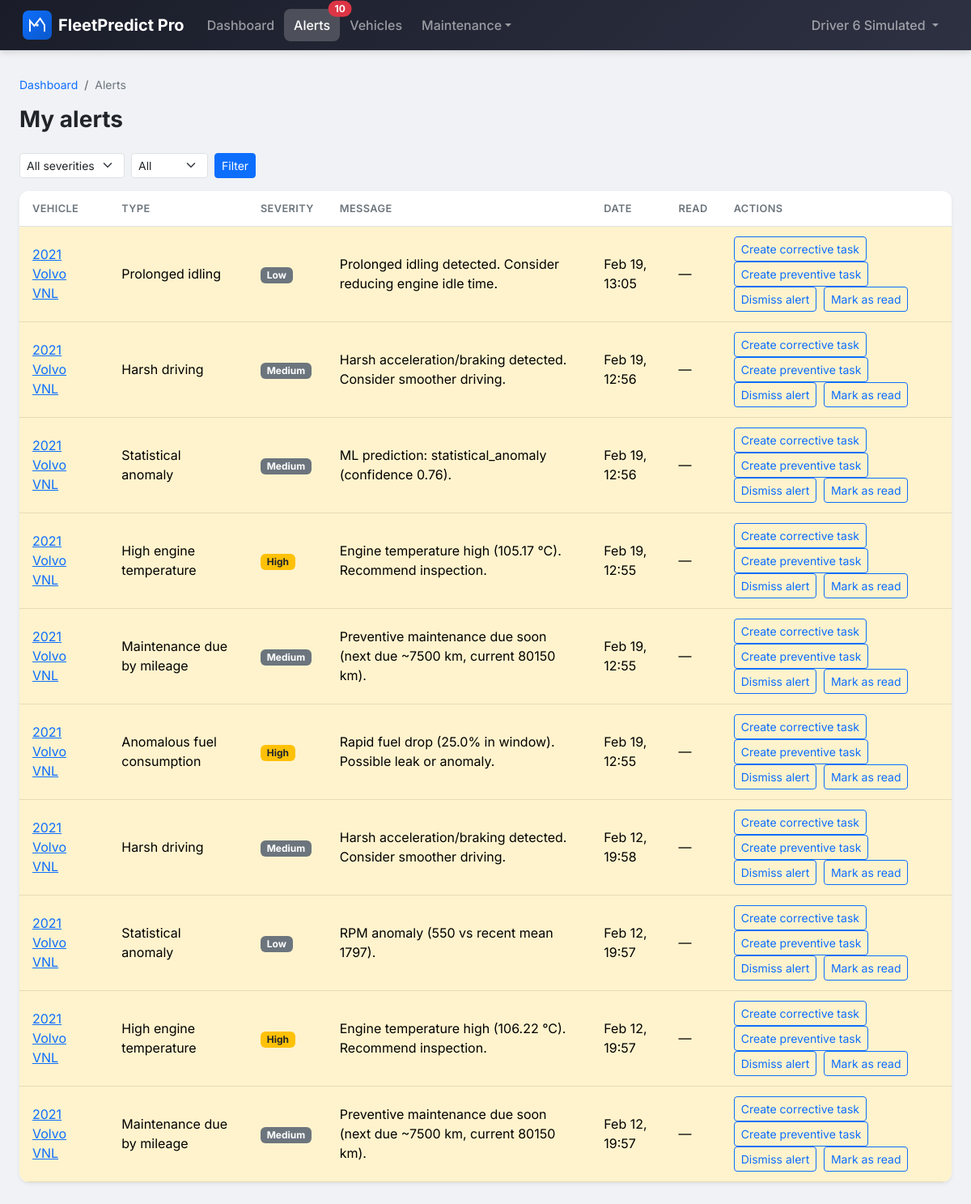
The page /alerts/ (signed in) on the database its author committed.
### apps/users/models.py (models this page shows, shortened)
class User(AbstractBaseUser, PermissionsMixin):
    class Role(models.TextChoices):
        ADMINISTRATOR = 'administrator', 'Administrator'
        FLEET_MANAGER = 'fleet_manager', 'Fleet Manager'
        MECHANIC = 'mechanic', 'Mechanic'
        DRIVER = 'driver', 'Driver'
    email = models.EmailField(unique=True)
    first_name = models.CharField(max_length=150)
    last_name = models.CharField(max_length=150)
    role = models.CharField(
        max_length=20,
        choices=Role.choices,
        default=Role.DRIVER
    )
    is_active = models.BooleanField(default=True)
    is_staff = models.BooleanField(default=False)
    date_joined = models.DateTimeField(default=timezone.now)
    last_login = models.DateTimeField(null=True, blank=True)
    objects = UserManager()
    USERNAME_FIELD = 'email'
    REQUIRED_FIELDS = ['first_name', 'last_name']
    class Meta:
        verbose_name = 'User'
        verbose_name_plural = 'Users'
        ordering = ['-date_joined']
    def get_full_name(self):
        return f'{self.first_name} {self.last_name}'.strip()
    @property
    def is_driver(self):
        return self.role == self.Role.DRIVER
    def can_manage_vehicles(self):
        return self.role in [self.Role.ADMINISTRATOR, self.Role.FLEET_MANAGER]
    def can_manage_maintenance(self):
        return self.role in [
            self.Role.ADMINISTRATOR,
            self.Role.FLEET_MANAGER,
            self.Role.MECHANIC
        ]
    def can_view_reports(self):
        return self.role in [self.Role.ADMINISTRATOR, self.Role.FLEET_MANAGER]
    def can_manage_platform(self):
        return self.role == self.Role.ADMINISTRATOR

### apps/vehicles/models.py (models this page shows, shortened)
class VehicleAlert(models.Model):
    class AlertType(models.TextChoices):
        HIGH_ENGINE_TEMP = 'high_engine_temp', 'High engine temperature'
        ANOMALOUS_FUEL = 'anomalous_fuel', 'Anomalous fuel consumption'
        HARSH_DRIVING = 'harsh_driving', 'Harsh driving'
        PROLONGED_IDLE = 'prolonged_idle', 'Prolonged idling'
        MAINTENANCE_MILEAGE = 'maintenance_mileage', 'Maintenance due by mileage'
        MAINTENANCE_TIME = 'maintenance_time', 'Maintenance due by time'
        STATISTICAL_ANOMALY = 'statistical_anomaly', 'Statistical anomaly'
    class Severity(models.TextChoices):
        LOW = 'low', 'Low'
        MEDIUM = 'medium', 'Medium'
        HIGH = 'high', 'High'
        CRITICAL = 'critical', 'Critical'
    vehicle = models.ForeignKey(
        Vehicle,
        on_delete=models.CASCADE,
        related_name='alerts'
    )
    alert_type = models.CharField(max_length=32, choices=AlertType.choices)
    severity = models.CharField(max_length=16, choices=Severity.choices, default=Severity.MEDIUM)
    message = models.TextField()
    confidence = models.DecimalField(
        max_digits=4,
        decimal_places=2,
        null=True,
        blank=True,
        help_text='0-1 confidence score'
    )
    timeframe_text = models.CharField(
        max_length=128,
        blank=True,
        help_text='e.g. "Próximos 7 días", "En 500 km"',
    )
    created_at = models.DateTimeField(auto_now_add=True)
    read_at = models.DateTimeField(null=True, blank=True)
    suggestion_status = models.CharField(
        max_length=16,
        choices=[
            ('pending', 'Pending'),
            ('accepted', 'Accepted'),
            ('dismissed', 'Dismissed'),
        ],
        null=True,
        blank=True,
        db_index=True,
    )
    class Meta:
        verbose_name = 'Vehicle Alert'
        verbose_name_plural = 'Vehicle Alerts'
        ordering = ['-created_at']
        indexes = [
            models.Index(fields=['vehicle', 'created_at'], name='veh_alert_vehicle_ts_idx'),
        ]

class Vehicle(models.Model):
    class Status(models.TextChoices):
        ACTIVE = 'active', 'Active'
        INACTIVE = 'inactive', 'Inactive'
        UNDER_MAINTENANCE = 'under_maintenance', 'Under Maintenance'
        RETIRED = 'retired', 'Retired'
    license_plate = models.CharField(max_length=20, unique=True)
    vin = models.CharField(
        max_length=17,
        unique=True,
        help_text='Vehicle Identification Number'
    )
    make = models.CharField(max_length=100)
    model = models.CharField(max_length=100)
    year = models.PositiveIntegerField()
    color = models.CharField(max_length=50, blank=True)
    vehicle_type = models.ForeignKey(
        VehicleType,
        on_delete=models.PROTECT,
        related_name='vehicles',
        null=True,
        blank=True
    )
    status = models.CharField(
        max_length=20,
        choices=Status.choices,
        default=Status.ACTIVE
    )
    current_mileage = models.PositiveIntegerField(
        default=0,
        help_text='Current mileage in kilometers'
    )
    fuel_type = models.CharField(max_length=50, blank=True)
    fuel_capacity = models.DecimalField(
        max_digits=6,
        decimal_places=2,
        null=True,
        blank=True,
        help_text='Fuel capacity in liters'
    )
    assigned_driver = models.ForeignKey(
        settings.AUTH_USER_MODEL,
        on_delete=models.SET_NULL,
        null=True,
        blank=True,
        related_name='assigned_vehicles',
        limit_choices_to={'role': 'driver'}
    )
    notes = models.TextField(blank=True)
    created_at = models.DateTimeField(auto_now_add=True)
    updated_at = models.DateTimeField(auto_now=True)
    created_by = models.ForeignKey(
        settings.AUTH_USER_MODEL,
        on_delete=models.SET_NULL,
        null=True,
        related_name='created_vehicles'
    )
    is_deleted = models.BooleanField(default=False)
    deleted_at = models.DateTimeField(null=True, blank=True)
    last_telemetry_at = models.DateTimeField(null=True, blank=True)
    class Meta:
        verbose_name = 'Vehicle'
        verbose_name_plural = 'Vehicles'
        ordering = ['-created_at']
    @property
    def display_name(self):
        return f'{self.year} {self.make} {self.model}'

class Runbook(models.Model):
    class ActionType(models.TextChoices):
        MARK_ALERT_READ = 'mark_alert_read', 'Mark alert as read'
        CREATE_MAINTENANCE_TASK = 'create_maintenance_task', 'Create maintenance task'
        DISMISS_ALERT = 'dismiss_alert', 'Dismiss alert'
    name = models.CharField(max_length=200)
    alert_type = models.CharField(
        max_length=32,
        choices=VehicleAlert.AlertType.choices,
        null=True,
        blank=True,
        help_text='Optional: only for this alert type',
    )
    action_type = models.CharField(max_length=32, choices=ActionType.choices)
    params = models.JSONField(default=dict, blank=True)
    is_active = models.BooleanField(default=True)
    created_at = models.DateTimeField(auto_now_add=True)
    updated_at = models.DateTimeField(auto_now=True)
    class Meta:
        verbose_name = 'Runbook'
        verbose_name_plural = 'Runbooks'
        ordering = ['name']

### apps/dashboard/views.py (the view)
# urls.py: path('alerts/', AlertsView.as_view(), name='alerts'),
class AlertsView(LoginRequiredMixin, ListView):
    model = VehicleAlert
    template_name = 'dashboard/alerts.html'
    context_object_name = 'alerts'
    paginate_by = 25
    def get_queryset(self):
        user = self.request.user
        vehicle_ids = Vehicle.objects.filter(is_deleted=False)
        if user.is_driver:
            vehicle_ids = vehicle_ids.filter(assigned_driver=user)
        vehicle_ids = vehicle_ids.values_list('id', flat=True)
        qs = (
            VehicleAlert.objects.filter(vehicle_id__in=vehicle_ids)
            .select_related('vehicle')
            .order_by('-created_at')
        )
        severity = self.request.GET.get('severity')
        if severity and severity in dict(VehicleAlert.Severity.choices):
            qs = qs.filter(severity=severity)
        read_filter = self.request.GET.get('read')
        if read_filter == 'unread':
            qs = qs.filter(read_at__isnull=True)
        elif read_filter == 'read':
            qs = qs.exclude(read_at__isnull=True)
        return qs
    def get_context_data(self, **kwargs):
        context = super().get_context_data(**kwargs)
        context['runbooks_list'] = list(Runbook.objects.filter(is_active=True).order_by('name'))
        context['severity_choices'] = VehicleAlert.Severity.choices
        return context

### templates/dashboard/alerts.html (shortened to what this page needs)
{% extends "base.html" %}
{% block breadcrumb %}
<nav aria-label="breadcrumb" class="breadcrumb-fp">
  <ol class="breadcrumb mb-0">
    <li class="breadcrumb-item"><a href="{% url 'dashboard:index' %}">Dashboard</a></li>
    <li class="breadcrumb-item active" aria-current="page">Alerts</li>
  </ol>
</nav>
{% endblock %}
{% block content %}
<div class="d-flex flex-wrap justify-content-between align-items-center gap-2 mb-4">
  <h2 class="page-title mb-0">My alerts</h2>
</div>
<form method="get" class="row g-2 mb-3">
  <div class="col-auto">
    <select name="severity" class="form-select form-select-sm">
      <option value="">All severities</option>
    </select>
  </div>
  <div class="col-auto">
    <select name="read" class="form-select form-select-sm">
      <option value="">All</option>
    </select>
  </div>
  <div class="col-auto">
    <button type="submit" class="btn btn-sm btn-primary">Filter</button>
  </div>
</form>
<div class="card card-fp">
  <div class="card-body p-0">
    {% if alerts %}
    <div class="table-responsive">
      <table class="table table-fp table-hover mb-0">
        <thead>
          <tr>
            <th>Vehicle</th>
            <th>Type</th>
            <th>Severity</th>
            <th>Message</th>
            <th>Date</th>
            <th>Read</th>
            <th>Actions</th>
          </tr>
        </thead>
        <tbody>
          {% for alert in alerts %}
          <tr class="{% if not alert.read_at %}table-warning{% endif %}">
            <td><a href="{% url 'vehicles:vehicle_detail' alert.vehicle_id %}">{{ alert.vehicle.display_name }}</a></td>
            <td>{{ alert.get_alert_type_display }}</td>
            <td><span class="badge bg-{% if alert.severity == 'critical' %}danger{% elif alert.severity == 'high' %}warning text-dark{% else %}secondary{% endif %}">{{ alert.get_severity_display }}</span></td>
            <td>{{ alert.message|truncatewords:15 }}</td>
            <td>{{ alert.created_at|date:"M d, H:i" }}</td>
            <td>{% if alert.read_at %}{{ alert.read_at|date:"M d" }}{% else %}—{% endif %}</td>
            <td>
              {% for runbook in runbooks_list %}
                {% if not runbook.alert_type or runbook.alert_type == alert.alert_type %}
                <form method="post" action="{% url 'dashboard:execute_runbook' %}" class="d-inline">
                  <button type="submit" class="btn btn-sm btn-outline-primary me-1">{{ runbook.name }}</button>
                </form>
                {% endif %}
              {% endfor %}
            </td>
          </tr>
          {% endfor %}
        </tbody>
      </table>
    </div>
    {% else %}
    <div class="p-4 text-muted text-center">No alerts.</div>
    {% endif %}
  </div>
</div>
{% endblock %}

### templates/base.html (shortened to what this page needs)
{% load static %}
<!DOCTYPE html>
<html lang="en">
<head>
    <link href="https://cdn.jsdelivr.net/npm/bootstrap@5.3/dist/css/bootstrap.min.css" rel="stylesheet">
    <link rel="stylesheet" href="https://cdn.jsdelivr.net/npm/bootstrap-icons@1.11.3/font/bootstrap-icons.min.css">
    <link href="{% static 'css/styles.css' %}" rel="stylesheet">
</head>
<body>
    <nav class="navbar navbar-expand-lg navbar-dark navbar-fp">
        <div class="container-fluid">
            <a class="navbar-brand" href="{% url 'dashboard:index' %}">
                <img src="{% static 'img/logo.svg' %}" alt="" class="fp-logo"> <span>FleetPredict Pro</span>
            </a>
            <div class="collapse navbar-collapse" id="navbarNav">
                <ul class="navbar-nav me-auto">
                    {% if user.is_authenticated %}
                    <li class="nav-item">
                        <a class="nav-link {% if request.resolver_match.namespace == 'dashboard' and request.resolver_match.url_name == 'index' %}active{% endif %}" href="{% url 'dashboard:index' %}">Dashboard</a>
                    </li>
                    <li class="nav-item">
                        <a class="nav-link position-relative {% if request.resolver_match.url_name == 'alerts' %}active{% endif %}" href="{% url 'dashboard:alerts' %}">Alerts{% if alerts_unread_count %}<span class="position-absolute top-0 start-100 translate-middle badge rounded-pill bg-danger">{{ alerts_unread_count }}</span>{% endif %}</a>
                    </li>
                    {% if user.can_manage_vehicles %}
                    <li class="nav-item dropdown">
                        <a class="nav-link dropdown-toggle {% if request.resolver_match.namespace == 'vehicles' %}active{% endif %}" href="#" id="navFleet" role="button" data-bs-toggle="dropdown" aria-expanded="false">Fleet</a>
                        <ul class="dropdown-menu" aria-labelledby="navFleet">
                            <li><a class="dropdown-item" href="{% url 'vehicles:vehicle_list' %}">Vehicles</a></li>
                            <li><a class="dropdown-item" href="{% url 'vehicles:compliance_list' %}">Compliance</a></li>
                        </ul>
                    </li>
                    {% else %}
                    <li class="nav-item">
                        <a class="nav-link {% if request.resolver_match.namespace == 'vehicles' %}active{% endif %}" href="{% url 'vehicles:vehicle_list' %}">Vehicles</a>
                    </li>
                    {% endif %}
                    <li class="nav-item dropdown">
                        <a class="nav-link dropdown-toggle " href="#" id="navMaintenance" role="button" data-bs-toggle="dropdown" aria-expanded="false">Maintenance</a>
                    </li>
                    {% endif %}
                </ul>
                <ul class="navbar-nav">
                    {% if user.is_authenticated %}
                    <li class="nav-item dropdown">
                        <a class="nav-link dropdown-toggle" href="#" id="userDropdown" role="button" data-bs-toggle="dropdown" aria-expanded="false">
                            {{ user.get_full_name|default:user.email }}
                        </a>
                    </li>
                    {% endif %}
                </ul>
            </div>
        </div>
    </nav>
    <main class="container-fluid" id="main-content">
        {% block breadcrumb %}{% endblock %}
        {% block content %}{% endblock %}
    </main>
</body>
</html>

### rows shown on the page
User: get_full_name "Driver 6 Simulated"
VehicleAlert: vehicle.display_name "2021 Volvo VNL", alert_type "Prolonged idling", severity "Low", message "Prolonged idling detected. Consider reducing engine idle time.", created_at "Feb 19, 13:05"
Runbook: name "Create corrective task"
Runbook: name "Create preventive task"
Runbook: name "Dismiss alert"
Runbook: name "Mark as read"
VehicleAlert: vehicle.display_name "2021 Volvo VNL", alert_type "Harsh driving", severity "Medium", message "Harsh acceleration/braking detected. Consider smoother driving.", created_at "Feb 19, 12:56"
VehicleAlert: vehicle.display_name "2021 Volvo VNL", alert_type "Statistical anomaly", severity "Medium", message "ML prediction: statistical_anomaly (confidence 0.76).", created_at "Feb 19, 12:56"
VehicleAlert: vehicle.display_name "2021 Volvo VNL", alert_type "High engine temperature", severity "High", message "Engine temperature high (105.17 °C). Recommend inspection.", created_at "Feb 19, 12:55"
VehicleAlert: vehicle.display_name "2021 Volvo VNL", alert_type "Maintenance due by mileage", severity "Medium", message "Preventive maintenance due soon (next due ~7500 km, current 80150 km).", created_at "Feb 19, 12:55"
VehicleAlert: vehicle.display_name "2021 Volvo VNL", alert_type "Anomalous fuel consumption", severity "High", message "Rapid fuel drop (25.0% in window). Possible leak or anomaly.", created_at "Feb 19, 12:55"
VehicleAlert: vehicle.display_name "2021 Volvo VNL", alert_type "Harsh driving", severity "Medium", message "Harsh acceleration/braking detected. Consider smoother driving.", created_at "Feb 12, 19:58"
VehicleAlert: vehicle.display_name "2021 Volvo VNL", alert_type "Statistical anomaly", severity "Low", message "RPM anomaly (550 vs recent mean 1797).", created_at "Feb 12, 19:57"
VehicleAlert: vehicle.display_name "2021 Volvo VNL", alert_type "High engine temperature", severity "High", message "Engine temperature high (106.22 °C). Recommend inspection.", created_at "Feb 12, 19:57"
VehicleAlert: vehicle.display_name "2021 Volvo VNL", alert_type "Maintenance due by mileage", severity "Medium", message "Preventive maintenance due soon (next due ~7500 km, current 80150 km).", created_at "Feb 12, 19:57"

### other values the page prints
{{ alerts_unread_count }} "10"
